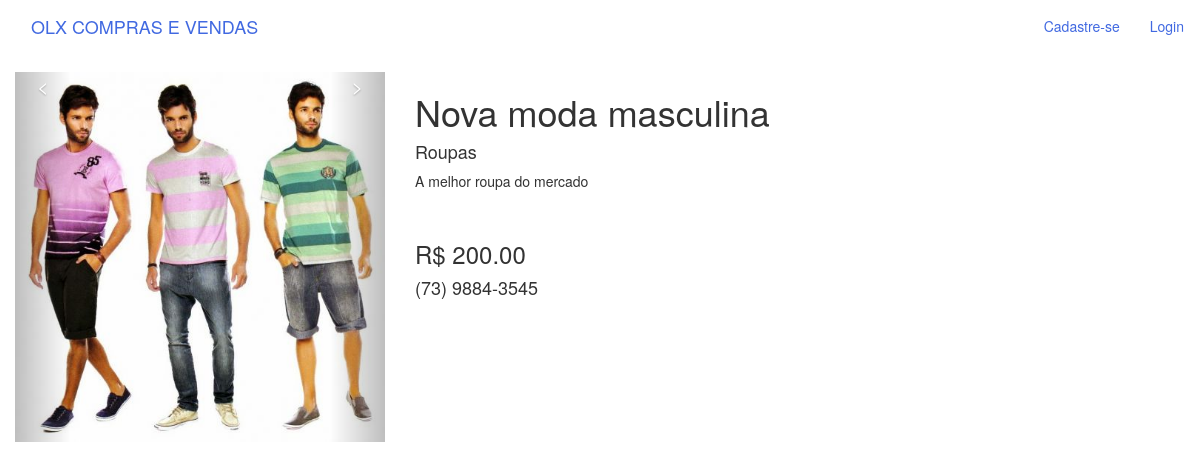
The app's page /produto.php?id=5 with its own data.
### tables this page shows
CREATE TABLE `anuncios_imagens` (
  `id` int(11) NOT NULL,
  `id_anuncio` int(11) NOT NULL,
  `url` varchar(100) NOT NULL
);

CREATE TABLE `anuncios` (
  `id` int(11) NOT NULL,
  `id_usuario` int(11) NOT NULL,
  `id_categoria` int(11) NOT NULL,
  `titulo` varchar(100) NOT NULL,
  `descricao` text NOT NULL,
  `valor` float NOT NULL,
  `estado` int(11) NOT NULL
);

### classes/anuncios.class.php (called while the page is built, shortened)
<?php
class Anuncios{
    public function getAnuncios($id){
        $array = array();
        global $pdo;
        $sql = $pdo->prepare("SELECT * , (select categorias.nome from categorias where categorias.id = anuncios.id_categoria  ) as categoria ,
        (select usuario.telefone from usuario where usuario.id = anuncios.id_usuario  ) as telefone
         FROM anuncios WHERE id=:id");
        $sql->bindValue(":id" , $id);
        $sql->execute();
        if($sql->rowCount() > 0){
            $array = $sql->fetch();
            $array['fotos'] = array();
            $sql = $pdo->prepare("SELECT * FROM anuncios_imagens WHERE id_anuncio = :id_anuncio");
            $sql->bindValue(":id_anuncio" , $id);
            $sql->execute();
            if($sql->rowCount() > 0){
                $array['fotos'] = $sql->fetchAll();
            }
        }
        return $array;
    }
}
?>

### produto.php (the view, shortened to what this page needs)
<?php
    require 'pages/header.php';
    require 'classes/anuncios.class.php';
    $a = new Anuncios();
    if(isset($_GET['id']) && !empty($_GET['id'])){
        $id = addslashes($_GET['id']);
    }
    else{ ?>
        <script type="text/javascript">window.location.href="index.php";</script>
   <?php exit;}
    $info = $a->getAnuncios($id);
?>
    <div class="container-fluid">
        <div class="row">
            <div class="col-sm-4">
                <div class="carousel slide" data-ride="carousel" id="meuCarousel">
                    <div class="carousel-inner" role="listbox">
                            <?php foreach($info['fotos'] as $chave => $foto): ?>
                                <div class="item <?php echo ($chave==0)?'active':''; ?>" >
                                    <img src="assets/images/anuncios/<?php echo $foto['url']; ?>" alt="">
                                </div>
                            <?php endforeach; ?>
                    </div>
                    <a class="left carousel-control" href="#meuCarousel" role="button" data-slide="prev"><span><</span></a>
                    <a class="right carousel-control" href="#meuCarousel" role="button" data-slide="next"><span>></span></a>
                </div>
            </div>
            <div class="col-sm-8">
                <h1><?php echo $info['titulo']; ?></h1>
                <h4><?php echo $info['categoria']; ?></h4>
                 <p><?php echo $info['descricao']; ?></p>
                 <br>
                 <h3>R$ <?php echo number_format($info['valor'] , 2); ?></h3>
                 <h4><?php echo $info['telefone']; ?></h4>
            </div>
        </div>
    </div>
<?php
    require 'pages/footer.php';
?>

### assets/css/style.css (style rules this page uses)
#body { max-width: 1200px; margin: 0 auto; }

### records on screen
anuncios_imagens: url (picture)
anuncios: titulo "Nova moda masculina", descricao "A melhor roupa do mercado", valor "200.00"

### other values on screen
$info['categoria'] "Roupas"
$info['telefone'] "(73) 9884-3545"
